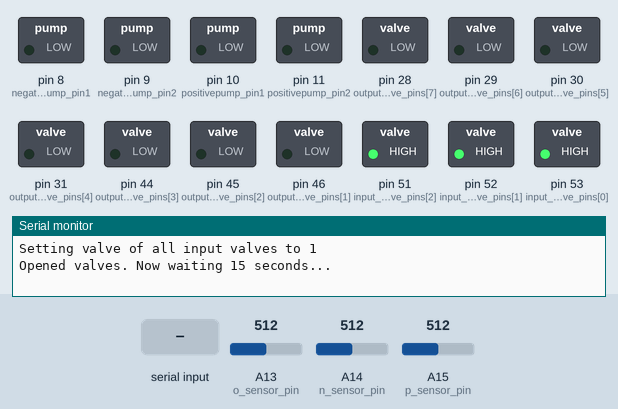
Bench run of a sketch on a simulated Arduino Mega 2560, built with avr-gcc and run on an emulated ATmega2560. Shown: switched loads named in the sketch (green lamp = pin HIGH), the last lines printed to the serial monitor. Inputs (shaded band) come from the test bench; at power-on: A13 (o_sensor_pin) = 512, A14 (n_sensor_pin) = 512, A15 (p_sensor_pin) = 512.

Above: at 0.1 s.
At 15.1 s:
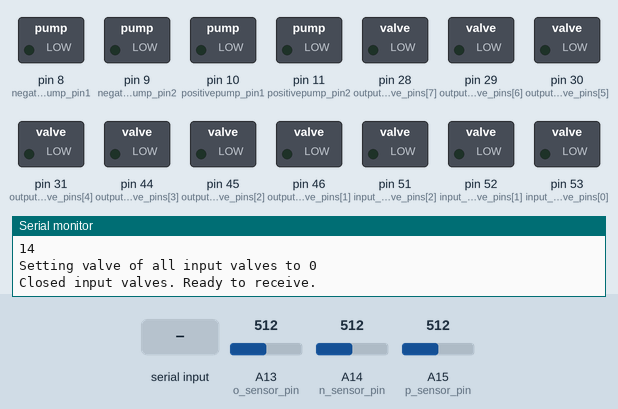
At 16.2 s:
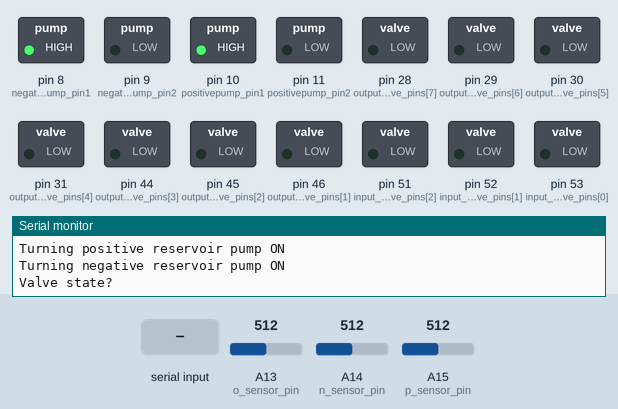
16.3 s: "90,45\n" received over Serial
Timing chart, 0 to 19.3 s (numbered marks = the images above; inputs shaded):
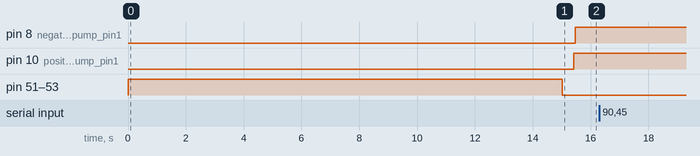

The sketch:

test_integration.ino
```cpp
/*
  test_integration
  part of pneumatic control code used in the Hatton lab to pneumatically actuate devices

  Turns pneumatic pumps on or off as needed to reach a target pressure
  Toggles state of the input valves and one output valve
  Adaptation of Kurtis' code to use a SINGLE channel and test integration

  written 2024-02-11 by Katie Allison
  original pneumatics code by Kurtis Laqua and Aly Hassan
*/
#include "Arduino.h"

// Globals for valve states (where OPEN is HIGH because valves are NC)
#define OPEN true
#define CLOSED false

// Globals for valve ID order
#define OUT_0 3
#define IN_POS 2
#define IN_NEU 1
#define IN_NEG 0

// Pin specifications (input pins, for pressure sensor)
const int p_sensor_pin = A15;
const int n_sensor_pin = A14;
const int o_sensor_pin = A13;
const int num_sensor_pins = 3;
const int pressure_sensor_pins[3] = {p_sensor_pin,n_sensor_pin,o_sensor_pin};

// Pin specifications (output pins, for pumps)
const int pump_pins[4]= {10,11,8,9};
const int positivepump_pin1= 10;
const int positivepump_pin2= 11;
const int negativepump_pin1= 8;
const int negativepump_pin2= 9;

// Pin specifications (output pins, for input and output valves)
const int num_input_valves = 3;
const int input_valve_pins[3] = {53,52,51};
const int num_output_valves = 8;
const int output_valve_pins[8] = {47,46,45,44,31,30,29,28};

// State variables
bool input_valve_states[3] = {CLOSED,CLOSED,CLOSED};
bool output_valve_states[1] = {CLOSED};

// Variables into which to read reservoir and output sensor values (as raw analogue input)
int p_sensor_reading = 0;
int n_sensor_reading = 0;
int o_sensor_reading = 0;
float p_pressure_curr = 0;
float n_pressure_curr = 0;
float o_pressure_curr = 0;

// Variables for computing intermediate values for sensor readings
bool is_p_sensor;
float sensor_millivolt = 0;
float sensor_volt = 0;
float pressure_curr = 0;

// Calibration parameters
const float p_offset_calib = 2.512; // in V
const float n_offset_calib = 2.519; // in V
const float p_scale_calib = 50;
const float n_scale_calib = 50;

// Booleans to enable pump outputs
bool p_pump_enabled = true;
bool n_pump_enabled = true;

// Changeable constants: delay time, and test parameters
const int delay_time = 1000; // in ms
int pump_dutycycle = 190; // from 0 (fully OFF) to 255 (fully ON)
bool next_state = CLOSED;

// Variables for setting setpoint for reservoirs [in kPa]
int p_setpoint = 5;
int n_setpoint = -5;
float setpoint_buffer = 0.5; // in kPa

void setup() {
    // ensure analogue reference voltage is default (5V) and set up pins
  analogReference(DEFAULT);
  initialize_pins();

  // set up serial output
  Serial.begin(9600);
  Serial.println();

  // open valves for 1 minute
  set_all_input_valves(OPEN);
  Serial.println("Opened valves. Now waiting 15 seconds...");
  for (int i = 0; i < 15; i++) {
    delay(1000);
    Serial.println(i);
  }
  set_all_input_valves(CLOSED);
  Serial.println("Closed input valves. Ready to receive.");
}

void loop() {
   // read in current positive reservoir pressure sensor value
  p_sensor_reading = analogRead(p_sensor_pin);
  n_sensor_reading = analogRead(n_sensor_pin);
  o_sensor_reading = analogRead(o_sensor_pin);
  Serial.print("Positive pressure sensor reading [as raw input]: ");
  Serial.println(p_sensor_reading);
  Serial.print("Negative pressure sensor reading [as raw input]: ");
  Serial.println(n_sensor_reading);
  Serial.print("Output pressure sensor reading [as raw input]: ");
  Serial.println(o_sensor_reading);

  // calibrate voltage value to get pressure value (values taken from Big_system.h file)
  p_pressure_curr = get_calibrated_value(true,p_sensor_reading);
  n_pressure_curr = get_calibrated_value(false,n_sensor_reading);
  o_pressure_curr = get_calibrated_value(false,o_sensor_reading);
  Serial.print("Current positive pressure value [as estimated kPa]: ");
  Serial.println(p_pressure_curr);
  Serial.print("Current negative pressure value [as estimated kPa]: ");
  Serial.println(n_pressure_curr);
  Serial.print("Current output pressure value [as estimated kPa]: ");
  Serial.println(o_pressure_curr);

  // check positive pressure against setpoint and turn pump on/off if needed
  if (p_pump_enabled){
    if (p_pressure_curr < (p_setpoint - setpoint_buffer)){
      Serial.println("Turning positive reservoir pump ON");
      digitalWrite(positivepump_pin1, pump_dutycycle);
    }
    else{
      Serial.println("Turning positive reservoir pump OFF");
      digitalWrite(positivepump_pin1, 0);
    }
  }

  // check negative pressure against setpoint and turn pump on/off if needed
  if (n_pump_enabled){
    if (n_pressure_curr > (n_setpoint + setpoint_buffer)){
      Serial.println("Turning negative reservoir pump ON");
      digitalWrite(negativepump_pin1, pump_dutycycle);
    }
    else{
      Serial.println("Turning negative reservoir pump OFF");
      digitalWrite(negativepump_pin1, 0);
    }
  }

  Serial.println("Valve state? ");

  while (Serial.available() == 0) {
  }

  int valve = Serial.parseInt();

  switch (valve) {
    // case IN_NEG:
    //   Serial.print("Negative valve toggling to ");
    //   next_state = !input_valve_states[IN_NEG];
    //   Serial.println(next_state);
    //   set_input_valve(IN_NEG,next_state);
    //   break;

    case IN_NEU:
      Serial.print("Neutral valve toggling to ");
      next_state = !input_valve_states[IN_NEU];
      Serial.println(next_state);
      set_input_valve(IN_NEU,next_state);
      break;

    case IN_POS:
      Serial.print("Positive valves toggling to ");
      next_state = !input_valve_states[IN_POS];
      Serial.println(next_state);
      set_input_valve(IN_POS,next_state);
      break;

    case OUT_0:
      Serial.print("Output valve toggling to ");
      next_state = !output_valve_states[0];
      Serial.println(next_state);
      set_output_valve(0,next_state);
      break;

    case 4:
      break;

    default:
      Serial.println("Please choose a valid selection");
  }
}

// HELPER FUNCTIONS HERE ------------------------
void initialize_pins(){
  // set up sensor pins as inputs
  for (int i = 0; i < num_sensor_pins ; i++) {
    pinMode(pressure_sensor_pins[i], INPUT);
  }

  // set up valve pins as outputs
  for (int i = 0; i < num_input_valves ; i++) {
    pinMode(input_valve_pins[i], OUTPUT);
  }
  for (int i = 0; i < num_output_valves ; i++) {
    pinMode(output_valve_pins[i], OUTPUT);
  }

  // set up pump pins as outputs
  pinMode(positivepump_pin1, OUTPUT);
  pinMode(positivepump_pin2, OUTPUT);
  pinMode(negativepump_pin1, OUTPUT);
  pinMode(negativepump_pin2, OUTPUT);

  // set pin 2 for each pump to be LOW always
  digitalWrite(positivepump_pin2, LOW);
  digitalWrite(negativepump_pin2, LOW);
}

int get_calibrated_value(bool is_p_sensor, int sensor_reading){
  // map raw sensor reading to voltage (where analogue input max is 1023 and pin logic HIGH is 5V)
  sensor_millivolt = map(sensor_reading, 0, 1023, 0, 5000);
  sensor_volt = sensor_millivolt/1000;

  // calibrate voltage value to get pressure value (values taken from Big_system.h file)
  if (is_p_sensor){
    pressure_curr = p_scale_calib*(sensor_volt-p_offset_calib);
  }
  else{
    pressure_curr = n_scale_calib*(sensor_volt-n_offset_calib);
  }
  return pressure_curr;
}

void set_input_valve(int valve_id,bool valve_state){
  Serial.print("Setting valve of input valve ");
  Serial.println(valve_id);
  digitalWrite(input_valve_pins[valve_id], valve_state);
  input_valve_states[valve_id] = valve_state;
}
void set_output_valve(int valve_id,bool valve_state){
  Serial.print("Setting valve of output valve ");
  Serial.println(valve_id);
  digitalWrite(output_valve_pins[valve_id], valve_state);
  output_valve_states[valve_id] = valve_state;
}
void set_all_input_valves(bool valve_state){
  Serial.print("Setting valve of all input valves to ");
  Serial.println(valve_state);
  for (int i = 0; i < num_input_valves; i++) {
    digitalWrite(input_valve_pins[i], valve_state);
    input_valve_states[i] = valve_state;
  }
}
void set_all_output_valves(bool valve_state){
  Serial.print("Setting valve of all output valves to ");
  Serial.println(valve_state);
  for (int i = 0; i < num_output_valves; i++) {
    digitalWrite(output_valve_pins[i], valve_state);
    output_valve_states[i] = valve_state;
  }
}
```
